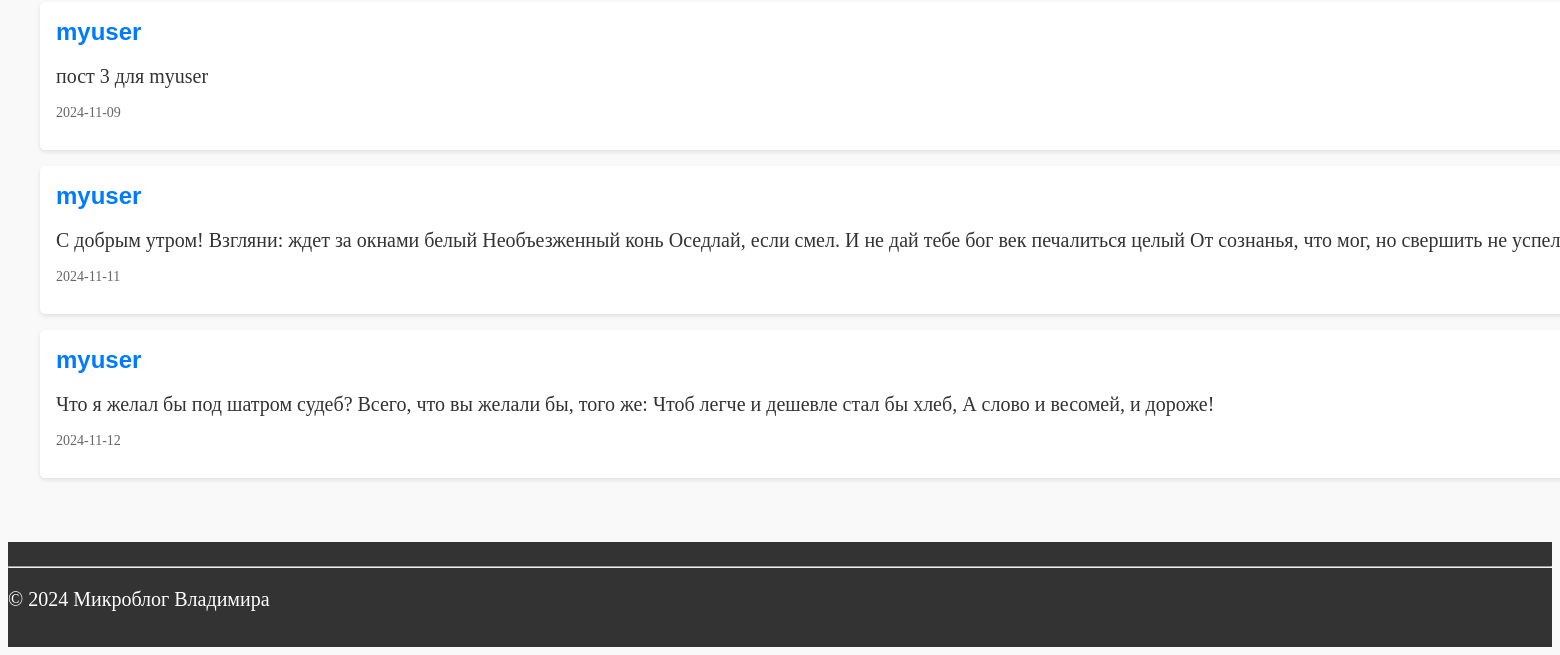
Before: /index (signed in, lower part) with the older database file.
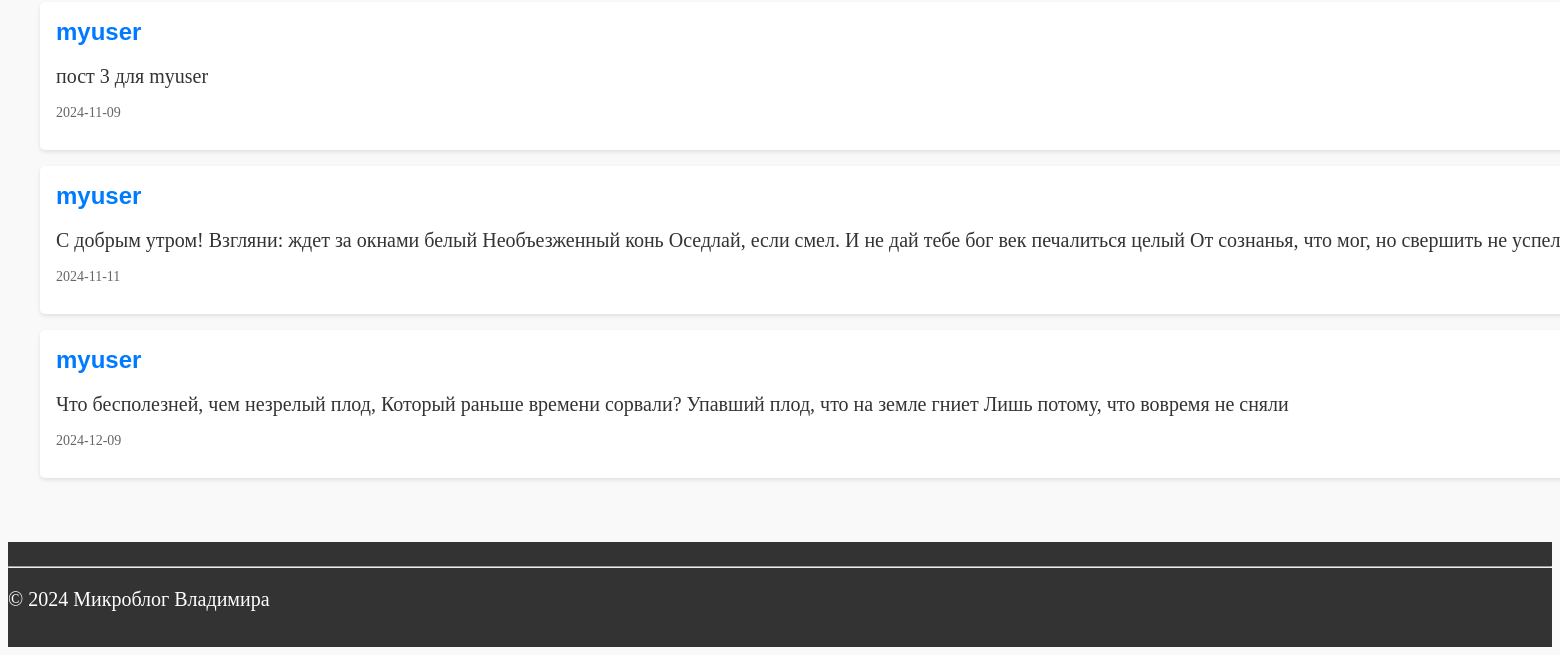
After: the same page with the newer database file.
### app/models.py (models this page shows, shortened)
class Post(db.Model):
    id = db.Column(db.Integer, primary_key=True)
    title = db.Column(db.String(120), nullable=False)
    text = db.Column(db.Text, nullable=False)
    date = db.Column(db.Text, nullable=False)
    user_id = db.Column(db.Integer, db.ForeignKey('user.id'), nullable=False)
    user = db.relationship('User', backref=db.backref('posts', lazy=True))

### app/routes.py (the view)
@app.route('/')
@app.route('/index')
@login_required
def index():
    app.logger.info('Проверка')
    user = {'username': 'User'}
    posts = Post.query.all()
    return render_template('index.html',
                           title='Home',
                           user=user,
                           posts=posts)

### app/models.py (called while the page is built)
@login.user_loader
def load_user(id):
    return db.session.get(User, int(id))

### app/templates/index.html (shortened to what this page needs)
{% extends "base.html" %}
{% block content %}
    <section class="posts">
        {% for post in posts %}
            <article class="post">
                <h2>{{ post.title }} </h2>
                <p>{{ post.text }} </p>
                <p class="post-meta">{{ post.date }}</p>
            </article>
        {% endfor %}
{% endblock %}

### app/templates/base.html (shortened to what this page needs)
<doctype html>
  <html>
      <head>
          <link rel="stylesheet" type="text/css" href="{{ url_for('static', filename='css/style.css') }}">
      </head>
      <body>
        <div class="wrapper">
          <main>
            {% block content %}{% endblock %}
          </main>
          <footer>
              <hr>
              <p>&copy; 2024 Микроблог Владимира</p>
          </footer>
          </div>
      </body>
  </html>
</doctype>

### app/static/css/style.css (style rules this page uses)
body { background-color: #f9f9f9; color: #333; font-family: "Arial", sans-serif }
p { font-family: Times New Roman; font-size: 20px; }
main { flex: 1; padding: 2rem; max-width: 1600px; margin: 0 auto; }
footer { background-color: #333; color: #fff; text-align: left; padding: 1rem 0; width: 100%; bottom: 0; }
.wrapper { display: flex; flex-direction: column; min-height: 100vh; }
.posts { margin: 2rem 0; }
.post { background-color: #fff; padding: 1rem; margin-bottom: 1rem; border-radius: 5px; box-shadow: 0 2px 4px rgba(0, 0, 0, 0.1) }
.post h2 { margin-top: 0; font-size: 1.5rem; color: #007BFF; }
.post p { line-height: 1.0; }
.post-meta { font-size: 0.875rem; color: #666; margin-top: 1rem; }

Changed rows visible on the page:
changed Post: text "Что я желал бы под шатром судеб? Всего, что вы желали бы, того же: Чтоб легче и дешевле стал бы хлеб, А слово и весомей, и дороже!" → "Что бесполезней, чем незрелый плод, Который раньше времени сорвали? Упавший плод, что на земле гниет Лишь потому, что вовремя не сняли"; date "2024-11-12" → "2024-12-09"
